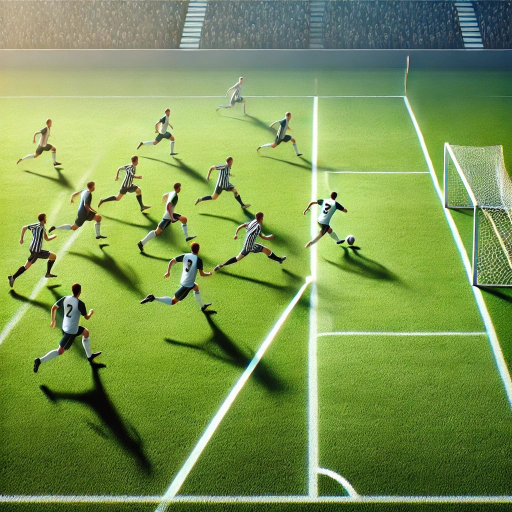
#> input picture test1pic.jpg, 1024 x 1024 px, given in place of match.mp4, which was not available (shown at 1/2 size)
$ python detect_offside_line.py
#> lines starting #> are read from the running program, lines starting #| are printed output that depends on the picture; after the words box and inside, x2 and y2 are one past the last pixel; in counts of white or black regions, pixels touching at a corner belong together; pictures that were not available may be replaced by others from this repository, and a replacement may not be noted
import cv2
import numpy as np

cap = cv2.VideoCapture("match.mp4")

# فلترت الملعب عشان ما تطلع خطوط على الجمهور
def get_field_mask(frame):
    hsv = cv2.cvtColor(frame, cv2.COLOR_BGR2HSV)
    lower_green = np.array([30, 40, 40])
    upper_green = np.array([90, 255, 255])
    mask = cv2.inRange(hsv, lower_green, upper_green)
    return mask

while cap.isOpened():
    ret, frame = cap.read()
#> frame is the input picture: shape (1024, 1024, 3); mean B, G, R 82.6, 152.2, 125.4
    if not ret:
        break

    # صغرت الصوره عشان السرعه
    scale_percent = 50
    width = int(frame.shape[1] * scale_percent / 100)
#> width = 512
    height = int(frame.shape[0] * scale_percent / 100)
#> height = 512
    frame_resized = cv2.resize(frame, (width, height))

    # إزالة أي شيء برا الملعب
    field_mask = get_field_mask(frame_resized)
#> in get_field_mask, `hsv = cv2.cvtColor(frame, cv2.COLOR_BGR2HSV)`: hsv: shape (512, 512, 3); mean H, S, V 47.1, 132.4, 153.9
#> in get_field_mask, `mask = cv2.inRange(hsv, lower_green, upper_green)`:
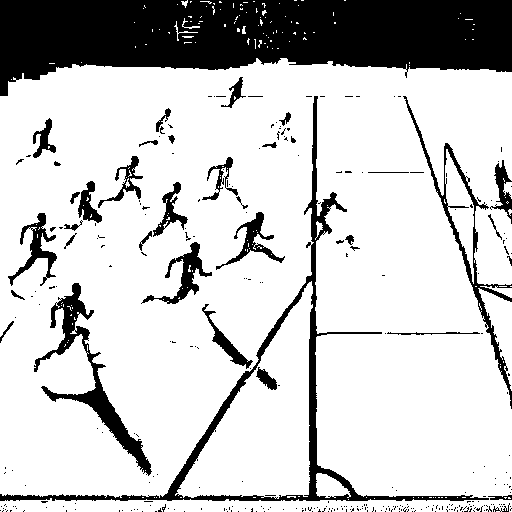
#> mask: shape (512, 512); 78.8% white; 319 black regions (280 under 20 px), largest, box (x1, y1, x2, y2) and area: (0, 0, 512, 96) 34506, (0, 96, 489, 501) 6867, (34, 283, 152, 476) 3370
    field_only = cv2.bitwise_and(frame_resized, frame_resized, mask=field_mask)
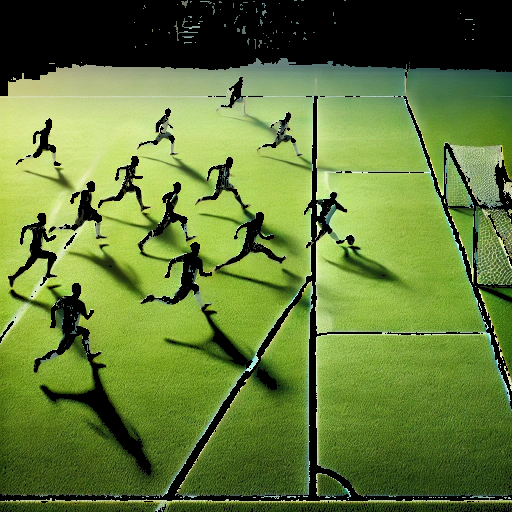
#> field_only: shape (512, 512, 3); mean B, G, R 56.3, 124.3, 99.6

    # تحويل إلى الرمادي و تحسين الحواف
    gray = cv2.cvtColor(field_only, cv2.COLOR_BGR2GRAY)
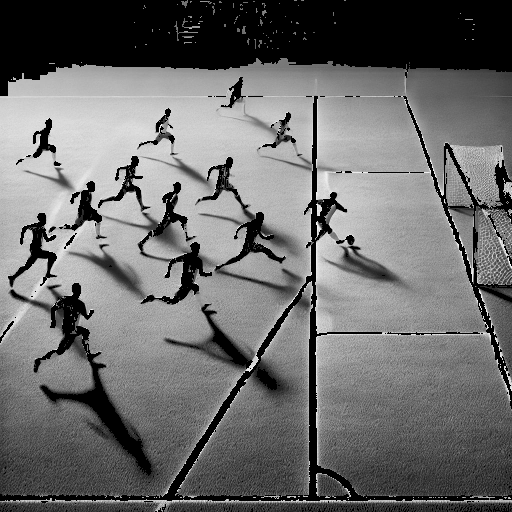
#> gray: shape (512, 512); min 0, max 249, mean 109.1
    blurred = cv2.GaussianBlur(gray, (5, 5), 0)
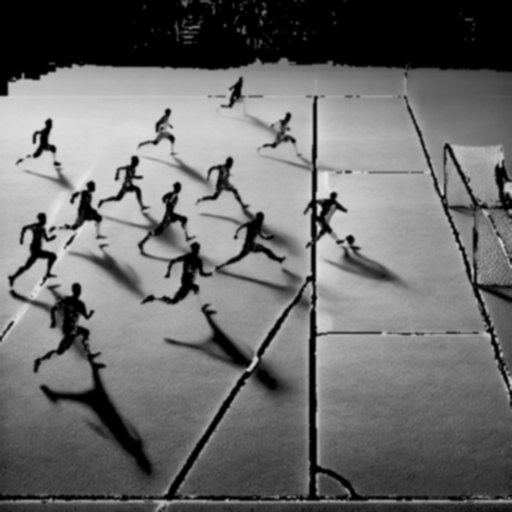
#> blurred: shape (512, 512); min 0, max 230, mean 109.1
    edges = cv2.Canny(blurred, 50, 150)
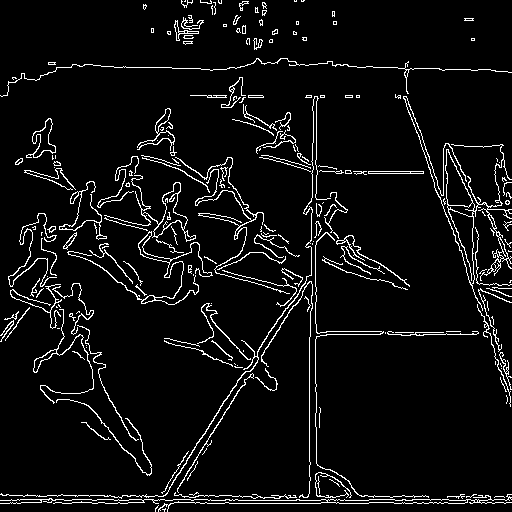
#> edges: shape (512, 512); 5.9% white in thin lines or dots

    # اكتشاف الخطوط
    lines = cv2.HoughLinesP(edges, 1, np.pi / 180, threshold=120, minLineLength=80, maxLineGap=10)
#> lines = 19 rows, first 6: [195, 503, 320, 503], [208, 500, 368, 500], [11, 499, 210, 499], [316, 244, 316, 96], [2, 495, 110, 495], [279, 496, 428, 496]
    if lines is not None:
        for line in lines:
            x1, y1, x2, y2 = line[0] * 2  # تعديل الحجم بعد التصغير
            cv2.line(frame, (x1, y1), (x2, y2), (0, 255, 0), 2)  # الأخضر للخطوط
#> this loop made 19 passes
#> (line, x1, y1, x2, y2) on passes 1 to 12: ([[195, 503, 320, 503]], 390, 1006, 640, 1006), ([[208, 500, 368, 500]], 416, 1000, 736, 1000), ([[11, 499, 210, 499]], 22, 998, 420, 998), ([[316, 244, 316, 96]], 632, 488, 632, 192), ([[2, 495, 110, 495]], 4, 990, 220, 990), ([[279, 496, 428, 496]], 558, 992, 856, 992), ([[155, 509, 285, 308]], 310, 1018, 570, 616), ([[10, 502, 104, 502]], 20, 1004, 208, 1004), ([[310, 246, 312, 143]], 620, 492, 624, 286), ([[309, 493, 309, 337]], 618, 986, 618, 674), ([[164, 510, 289, 310]], 328, 1020, 578, 620), ([[379, 499, 492, 500]], 758, 998, 984, 1000)
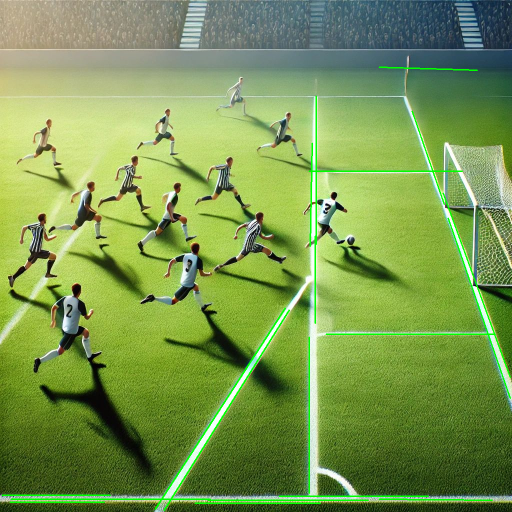
#> frame: shape (1024, 1024, 3) (shown at 1/2 size); mean B, G, R 79.8, 153.2, 122.5

    # اكتشاف الدوائر (الدائرة الوسطى)
    circles = cv2.HoughCircles(gray, cv2.HOUGH_GRADIENT, 1, 20, param1=50, param2=30, minRadius=20, maxRadius=100)
#> circles = 348 rows, first 8: [110.5, 385.5, 99.4], [308.5, 394.5, 99.4], [329.5, 349.5, 99.4], [349.5, 400.5, 99.4], [295.5, 366.5, 99.4], [335.5, 315.5, 99.4], [349.5, 359.5, 99.4], [365.5, 337.5, 99.4]
    if circles is not None:
        circles = np.uint16(np.around(circles))
#> circles = 348 rows, first 8: [110, 386, 99], [308, 394, 99], [330, 350, 99], [350, 400, 99], [296, 366, 99], [336, 316, 99], [350, 360, 99], [366, 338, 99]
        for i in circles[0, :]:
            center = (i[0] * 2, i[1] * 2)  # تعديل الحجم بعد التصغير
            radius = i[2] * 2  # تعديل الحجم بعد التصغير
            cv2.circle(frame, center, radius, (0, 0, 255), 3)  # الأحمر للدوائر
#> this loop made 348 passes
#> (i, center, radius) on passes 1 to 3: ([110, 386, 99], (220, 772), 198), ([308, 394, 99], (616, 788), 198), ([330, 350, 99], (660, 700), 198)
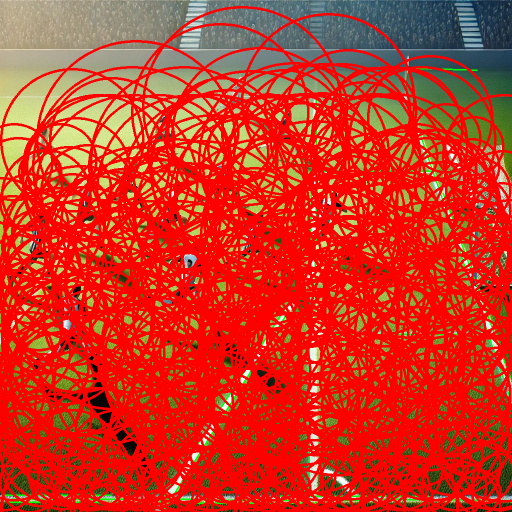
#> frame: shape (1024, 1024, 3) (shown at 1/2 size); mean B, G, R 34.8, 54.1, 207.1

    # عرض الفيديو
    cv2.imshow("Field Detection", frame)

    # انهاء البرنامج ب "q"
    if cv2.waitKey(1) & 0xFF == ord('q'):
#> (key q is pressed here)
        break

cap.release()
cv2.destroyAllWindows()

$ run again, on test_image1.jpg
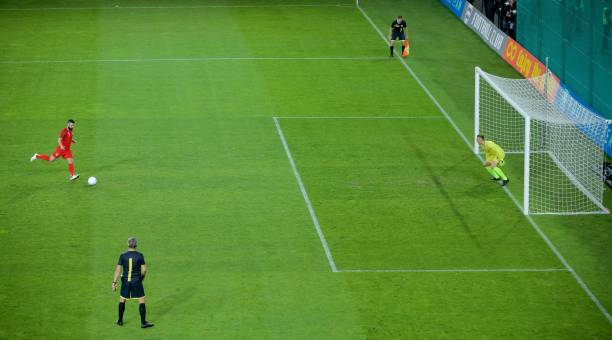
#> input picture test_image1.jpg, 612 x 340 px, given in place of match.mp4, which was not available
#> frame is the input picture: shape (340, 612, 3); mean B, G, R 54.2, 138.2, 90.4
#> hsv: shape (170, 306, 3); mean H, S, V 49.6, 168.2, 139.5
#> in get_field_mask, `mask = cv2.inRange(hsv, lower_green, upper_green)`:
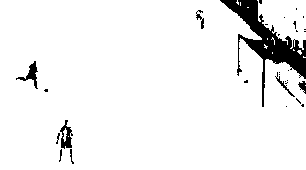
#> mask: shape (170, 306); 94.2% white; 30 black regions (22 under 20 px), largest, box (x1, y1, x2, y2) and area: (220, 0, 306, 107) 2317, (60, 120, 73, 149) 192, (16, 61, 38, 89) 181
#> edges: shape (170, 306); 3.6% white in thin lines or dots
#> lines = None
#> `circles = cv2.HoughCircles(gray, cv2.HOUGH_GRADIENT, 1, 20, param1=50,..`: circles = 39 rows, first 8: [193.5, 68.5, 69.6], [154.5, 82.5, 81.8], [179.5, 98.5, 71.9], [249.5, 118.5, 49.9], [212.5, 93.5, 59.8], [228.5, 119.5, 46.3], [78.5, 73.5, 71.9], [215.5, 58.5, 47.7]
#> `circles = np.uint16(np.around(circles))`: circles = 39 rows, first 8: [194, 68, 70], [154, 82, 82], [180, 98, 72], [250, 118, 50], [212, 94, 60], [228, 120, 46], [78, 74, 72], [216, 58, 48]
#> the loop `for i in circles[0, :]:` made 39 passes
#> (i, center, radius) on passes 1 to 8: ([194, 68, 70], (388, 136), 140), ([154, 82, 82], (308, 164), 164), ([180, 98, 72], (360, 196), 144), ([250, 118, 50], (500, 236), 100), ([212, 94, 60], (424, 188), 120), ([228, 120, 46], (456, 240), 92), ([78, 74, 72], (156, 148), 144), ([216, 58, 48], (432, 116), 96)
#> after the loop `for i in circles[0, :]:`:
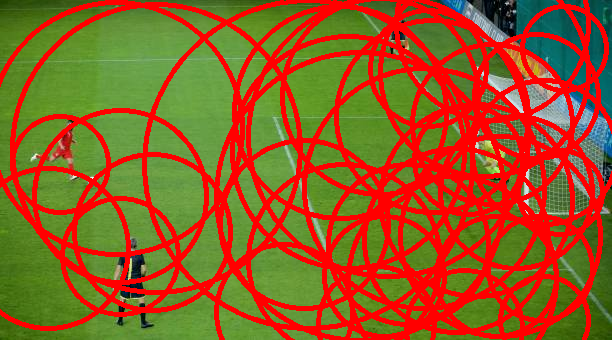
#> frame: shape (340, 612, 3); mean B, G, R 34.6, 89.6, 148.2
